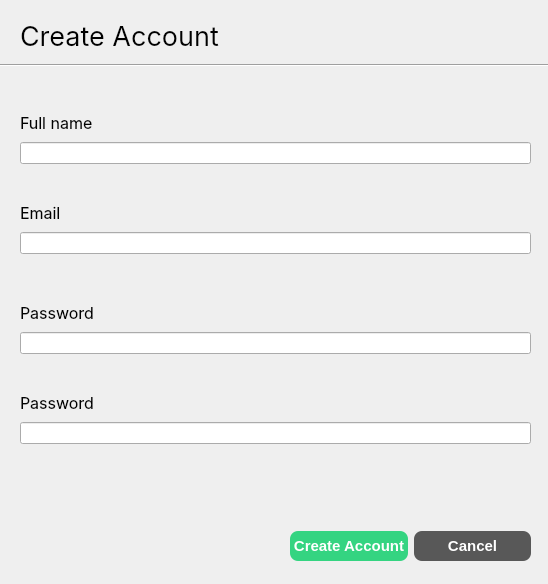
<?xml version="1.0" encoding="UTF-8"?>
<ui version="4.0">
 <class>CreateAccountDialog</class>
 <widget class="QDialog" name="CreateAccountDialog">
  <property name="geometry">
   <rect>
    <x>0</x>
    <y>0</y>
    <width>548</width>
    <height>584</height>
   </rect>
  </property>
  <property name="windowTitle">
   <string>Dialog</string>
  </property>
  <widget class="Line" name="line">
   <property name="geometry">
    <rect>
     <x>-10</x>
     <y>50</y>
     <width>561</width>
     <height>31</height>
    </rect>
   </property>
   <property name="orientation">
    <enum>Qt::Orientation::Horizontal</enum>
   </property>
  </widget>
  <widget class="QLabel" name="label">
   <property name="geometry">
    <rect>
     <x>20</x>
     <y>20</y>
     <width>221</width>
     <height>31</height>
    </rect>
   </property>
   <property name="font">
    <font>
     <family>Inter</family>
     <pointsize>20</pointsize>
    </font>
   </property>
   <property name="text">
    <string>Create Account</string>
   </property>
  </widget>
  <widget class="QWidget" name="layoutWidget">
   <property name="geometry">
    <rect>
     <x>20</x>
     <y>200</y>
     <width>511</width>
     <height>54</height>
    </rect>
   </property>
   <layout class="QVBoxLayout" name="verticalLayout_2">
    <item>
     <widget class="QLabel" name="label_3">
      <property name="font">
       <font>
        <family>Inter</family>
        <pointsize>12</pointsize>
       </font>
      </property>
      <property name="text">
       <string>Email</string>
      </property>
     </widget>
    </item>
    <item>
     <widget class="QLineEdit" name="email_field"/>
    </item>
   </layout>
  </widget>
  <widget class="QWidget" name="layoutWidget_2">
   <property name="geometry">
    <rect>
     <x>20</x>
     <y>300</y>
     <width>511</width>
     <height>54</height>
    </rect>
   </property>
   <layout class="QVBoxLayout" name="verticalLayout_3">
    <item>
     <widget class="QLabel" name="label_4">
      <property name="font">
       <font>
        <family>Inter</family>
        <pointsize>12</pointsize>
       </font>
      </property>
      <property name="text">
       <string>Password</string>
      </property>
     </widget>
    </item>
    <item>
     <widget class="QLineEdit" name="pass1_field"/>
    </item>
   </layout>
  </widget>
  <widget class="QWidget" name="layoutWidget_3">
   <property name="geometry">
    <rect>
     <x>20</x>
     <y>390</y>
     <width>511</width>
     <height>54</height>
    </rect>
   </property>
   <layout class="QVBoxLayout" name="verticalLayout_4">
    <item>
     <widget class="QLabel" name="label_5">
      <property name="font">
       <font>
        <family>Inter</family>
        <pointsize>12</pointsize>
       </font>
      </property>
      <property name="text">
       <string>Password</string>
      </property>
     </widget>
    </item>
    <item>
     <widget class="QLineEdit" name="pass2_field"/>
    </item>
   </layout>
  </widget>
  <widget class="QWidget" name="layoutWidget">
   <property name="geometry">
    <rect>
     <x>20</x>
     <y>110</y>
     <width>511</width>
     <height>54</height>
    </rect>
   </property>
   <layout class="QVBoxLayout" name="verticalLayout">
    <item>
     <widget class="QLabel" name="label_2">
      <property name="font">
       <font>
        <family>Inter</family>
        <pointsize>12</pointsize>
       </font>
      </property>
      <property name="text">
       <string>Full name </string>
      </property>
     </widget>
    </item>
    <item>
     <widget class="QLineEdit" name="full_name_field"/>
    </item>
   </layout>
  </widget>
  <widget class="QWidget" name="layoutWidget">
   <property name="geometry">
    <rect>
     <x>290</x>
     <y>530</y>
     <width>241</width>
     <height>32</height>
    </rect>
   </property>
   <layout class="QHBoxLayout" name="horizontalLayout">
    <item>
     <widget class="QPushButton" name="create_account_button">
      <property name="minimumSize">
       <size>
        <width>0</width>
        <height>30</height>
       </size>
      </property>
      <property name="styleSheet">
       <string notr="true">background-color: rgb(52, 212, 129);
color:white;
border:none;
border-radius: 8px;
font-weight:bold;
font-size: 15px;</string>
      </property>
      <property name="text">
       <string>Create Account</string>
      </property>
     </widget>
    </item>
    <item>
     <widget class="QPushButton" name="pushButton">
      <property name="minimumSize">
       <size>
        <width>0</width>
        <height>30</height>
       </size>
      </property>
      <property name="styleSheet">
       <string notr="true">background-color: rgb(88, 88, 88);
color:white;
border:none;
border-radius: 8px;
font-weight:bold;
font-size: 15px;</string>
      </property>
      <property name="text">
       <string>Cancel</string>
      </property>
     </widget>
    </item>
   </layout>
  </widget>
 </widget>
 <resources/>
 <connections/>
</ui>
